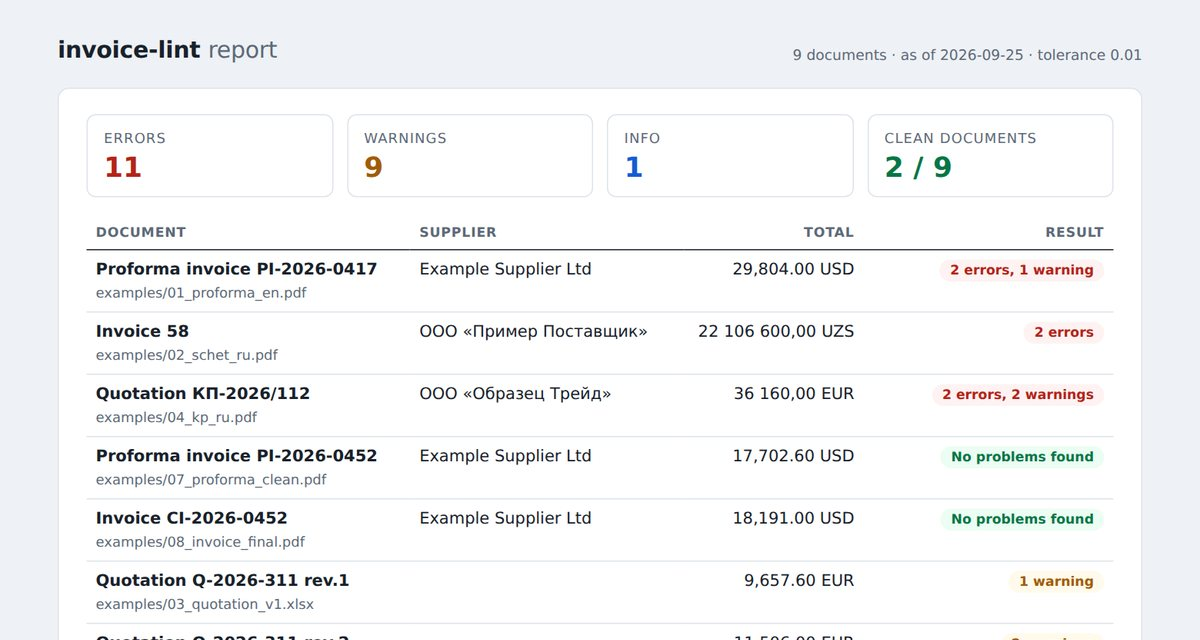
#> input picture assets/invoice-lint.jpg, 1200 x 640 px, given in place of assets, which was not available
$ python contact_sheet.py out.png ../assets
#> lines starting #> are read from the running program, lines starting #| are printed output that depends on the picture; pictures that were not available may be replaced by others from this repository, and a replacement may not be noted
#!/usr/bin/env python3
"""contact_sheet: lay panel PNGs out on one labelled sheet for a quick visual review.

usage: contact_sheet.py OUT.png IMG [IMG ...] [--cell 640] [--cols 2]
Each image is fitted inside a cell (long side = --cell px), labelled with its file name.
"""
import argparse
import os

from PIL import Image, ImageDraw, ImageFont


def main():
    ap = argparse.ArgumentParser()
    ap.add_argument("out")
    ap.add_argument("imgs", nargs="+")
    ap.add_argument("--cell", type=int, default=640)
    ap.add_argument("--cols", type=int, default=2)
    A = ap.parse_args()
    c = A.cell
    lab = 26
    rows = (len(A.imgs) + A.cols - 1) // A.cols
    sheet = Image.new("RGB", (A.cols * (c + 12) + 12, rows * (c + lab + 12) + 12), (40, 40, 44))
    d = ImageDraw.Draw(sheet)
    try:
        f = ImageFont.truetype("/usr/share/fonts/truetype/dejavu/DejaVuSans-Bold.ttf", 18)
    except OSError:
        f = ImageFont.load_default()
    for i, p in enumerate(A.imgs):
        im = Image.open(p).convert("RGB")
#> im is the input picture: PIL image 1200x640 RGB; mean R, G, B 243.1, 244.1, 245.2
        im.thumbnail((c, c), Image.LANCZOS)
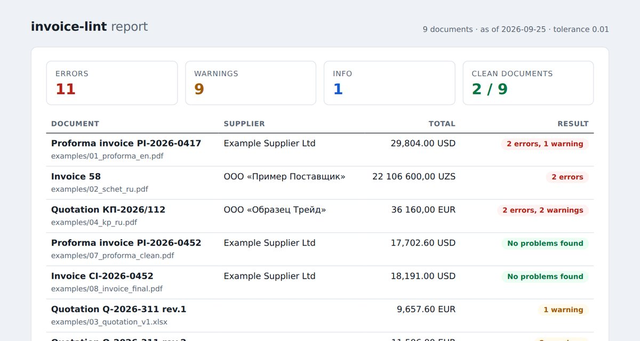
#> im: PIL image 640x341 RGB; mean R, G, B 242.8, 243.8, 244.8
        r, k = divmod(i, A.cols)
        x = 12 + k * (c + 12)
        y = 12 + r * (c + lab + 12)
        d.text((x, y), f"{os.path.basename(p)}  {Image.open(p).size[0]}x{Image.open(p).size[1]}", fill=(240, 240, 240), font=f)
        sheet.paste(im, (x + (c - im.width) // 2, y + lab + (c - im.height) // 2))
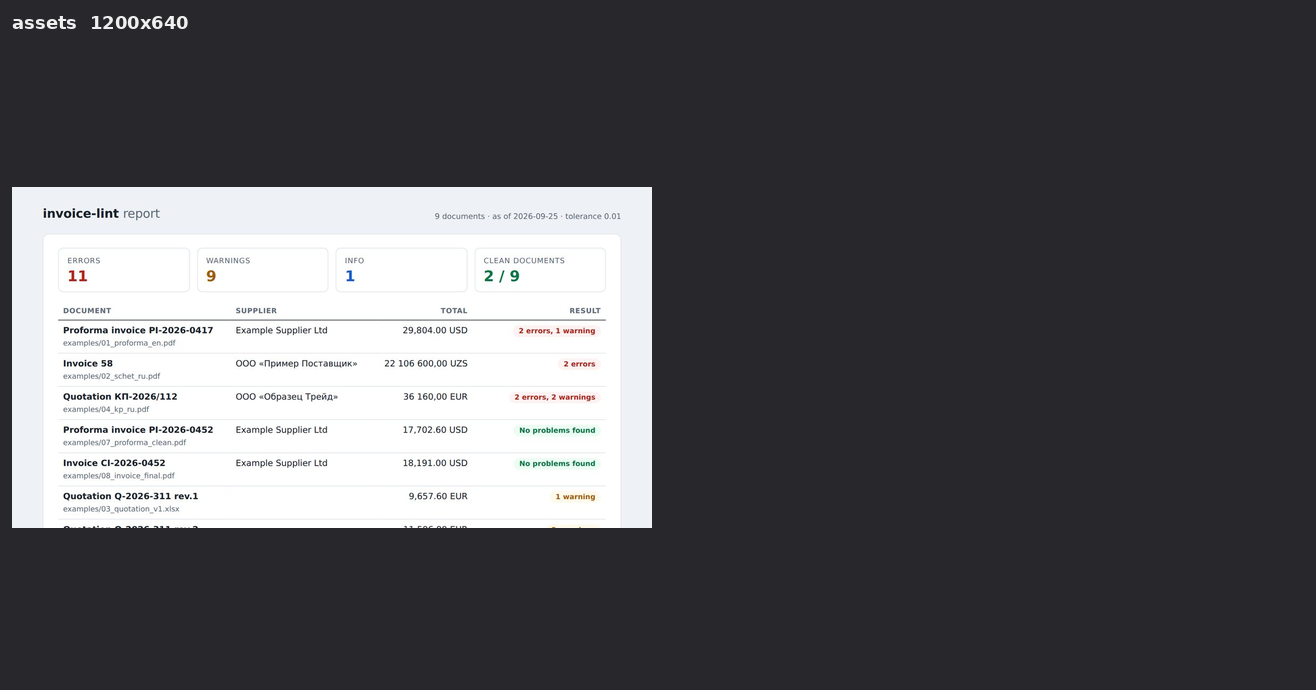
#> sheet: PIL image 1316x690 RGB; mean R, G, B 89, 89.2, 92.5
    sheet.save(A.out)
    print(A.out, sheet.size)
#| out.png (1316, 690)


if __name__ == "__main__":
    main()
